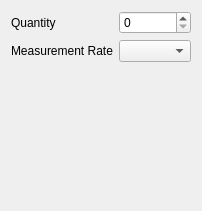
                   <widget class="QWidget" name="scrollAreaWidgetContents_2">
                    <property name="geometry">
                     <rect>
                      <x>0</x>
                      <y>0</y>
                      <width>164</width>
                      <height>211</height>
                     </rect>
                    </property>
                    <layout class="QGridLayout" name="gridLayout_20">
                     <item row="0" column="0">
                      <layout class="QFormLayout" name="config_sensor_form">
                       <item row="0" column="0">
                        <widget class="QLabel" name="numberOfSensorsLabel">
                         <property name="text">
                          <string>Quantity</string>
                         </property>
                        </widget>
                       </item>
                       <item row="0" column="1">
                        <widget class="QSpinBox" name="config_sensors_number"/>
                       </item>
                       <item row="1" column="0">
                        <widget class="QLabel" name="measurementRateLabel">
                         <property name="text">
                          <string>Measurement Rate</string>
                         </property>
                        </widget>
                       </item>
                       <item row="1" column="1">
                        <widget class="QComboBox" name="measurementRateComboBox"/>
                       </item>
                      </layout>
                     </item>
                    </layout>
                   </widget>
